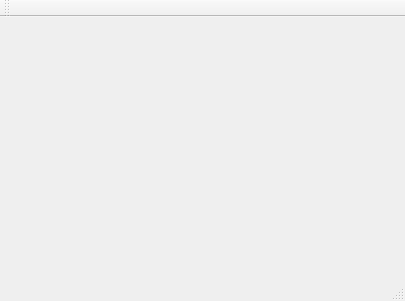
<?xml version="1.0" encoding="UTF-8"?>
<ui version="4.0">
 <class>MainWindow</class>
 <widget class="QMainWindow" name="MainWindow">
  <property name="geometry">
   <rect>
    <x>0</x>
    <y>0</y>
    <width>405</width>
    <height>301</height>
   </rect>
  </property>
  <property name="windowTitle">
   <string>MainWindow</string>
  </property>
  <widget class="QWidget" name="centralWidget"/>
  <widget class="QMenuBar" name="menuBar">
   <property name="geometry">
    <rect>
     <x>0</x>
     <y>0</y>
     <width>405</width>
     <height>23</height>
    </rect>
   </property>
  </widget>
  <widget class="QToolBar" name="mainToolBar">
   <attribute name="toolBarArea">
    <enum>TopToolBarArea</enum>
   </attribute>
   <attribute name="toolBarBreak">
    <bool>false</bool>
   </attribute>
  </widget>
  <widget class="QStatusBar" name="statusBar"/>
 </widget>
 <layoutdefault spacing="6" margin="11"/>
 <resources/>
 <connections/>
</ui>
